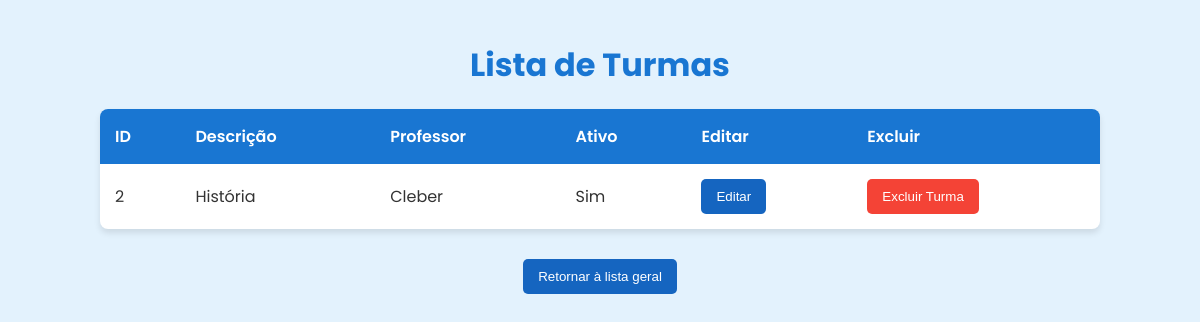
The app's page /turmas/2, older data.
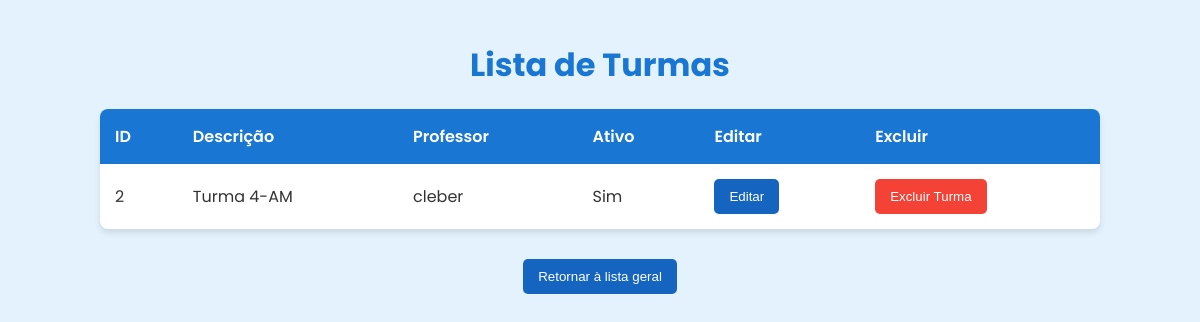
The same page, newer data.
### model/model_turma.py (models this page shows, shortened)
class Turma(db.Model):
    __tablename__ = 'turmas'
    id = db.Column(db.Integer, primary_key=True)
    descricao = db.Column(db.String(80))
    ativo = db.Column(db.String, default="sim", nullable=False)
    prof_id = db.Column(db.Integer, db.ForeignKey('professores.id', ondelete="SET NULL"), nullable=True)
    professor = db.relationship('Professor', backref='turmas')
    def to_dict(self):
        return {
            "id": self.id,
            "descricao": self.descricao,
            "professor": self.professor.nome if self.professor is not None else "Professor excluido",
            "ativo": self.ativo
        }

### model/model_profs.py (models this page shows, shortened)
class Professor(db.Model):
    __tablename__ = 'professores'
    id = db.Column(db.Integer, primary_key=True)
    nome = db.Column(db.String(80))
    idade = db.Column(db.Integer)
    materia = db.Column(db.String(30))
    observacao = db.Column(db.String(30))

### routes/turmas_routes.py (the view)
@turmas_blueprint.route("/turmas/<int:id_turma>", methods=["GET"])
def get_turmas_por_id(id_turma):
    try:
        turma = turma_por_id(id_turma)
        return render_template("turmas_id.html", turma=turma)
    except DadoNaoEncontrado:
        return ({"erro": 'turma não encontrada'}, 400)

### model/model_turma.py (called while the page is built)
def turma_por_id(id_turma):
    turma = Turma.query.get(id_turma)
    if not turma:
        raise DadoNaoEncontrado
    return turma.to_dict()

### templates/turmas_id.html (shortened to what this page needs)
<!DOCTYPE html>
<html lang="pt-BR">
<head>
</head>
<body>
    <h1>Lista de Turmas</h1>
    <table>
        <thead>
            <tr>
                <th>ID</th>
                <th>Descrição</th>
                <th>Professor</th>
                <th>Ativo</th>
                <th>Editar</th>
                <th>Excluir</th>
            </tr>
        </thead>
        <tbody>
            <tr>
                <td>{{ turma.id }}</td>
                <td>{{ turma.descricao }}</td>
                <td>{{ turma.professor }}</td>
                <td>{{ turma.ativo }}</td>
                <td>
                    <a href="{{ url_for('turmas.editar_turma_page', id_turma=turma.id) }}">
                        <button>Editar</button>
                    </a>
                </td>
                <td>
                    <form id="delete-form" action="{{ url_for('turmas.excluir_turma', turma_id=turma.id) }}" method="POST">
                        <button type="submit">Excluir Turma</button>
                    </form>
                </td>
            </tr>
        </tbody>
    </table>
    <div class="container">
        <a href="{{ url_for('turmas.get_turmas',) }}">
            <button>Retornar à lista geral</button>
        </a>
    </div>
</body>
</html>

Row changes from the older to the newer data that the page shows:
no longer on this page (row edited): Professor: professor "Cleber"
changed Turma "Sim": descricao "História" → "Turma 4-AM"
now on this page (row edited): Professor: professor "cleber"
